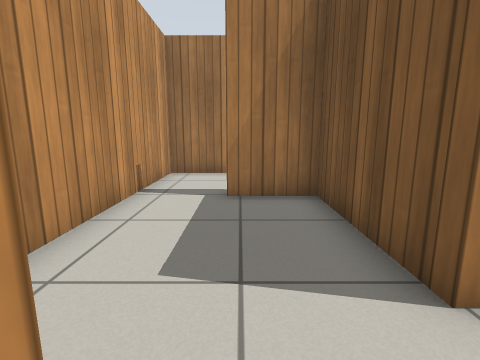
View 1 (above)

17 first-person views from a walk through a Gazebo world. The camera is 0.76 m above the floor, tilts 10° down and sees 85° across. The floor is counted in squares, 0.5 m on a side. Each view is taken from the middle of a square. On the plan, view 1 faces up. The plan holds only what a view shows up to about 14 squares ahead; the rest is blank. Simple patterns stand in for the simulator's built-in surfaces.

View 2
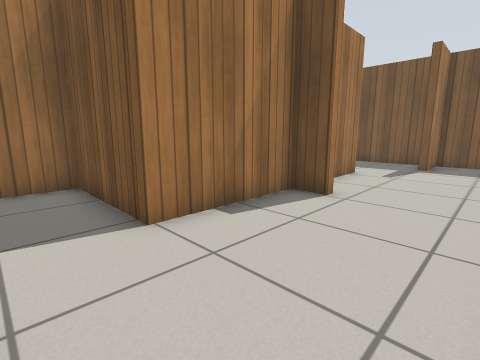

View 3
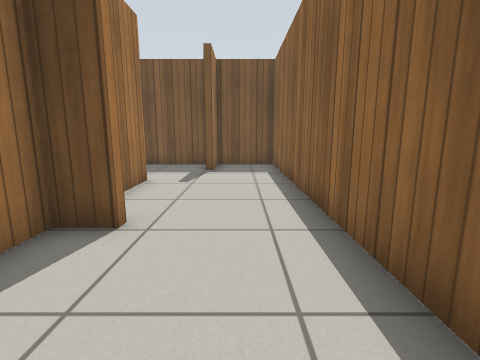

View 4
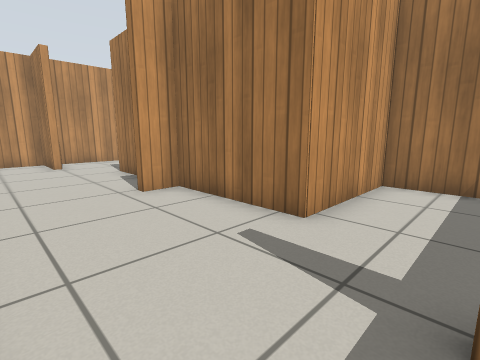

View 5
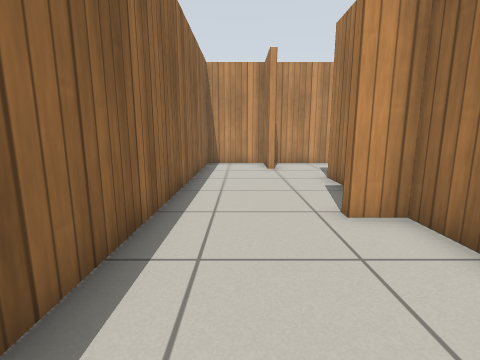

View 6
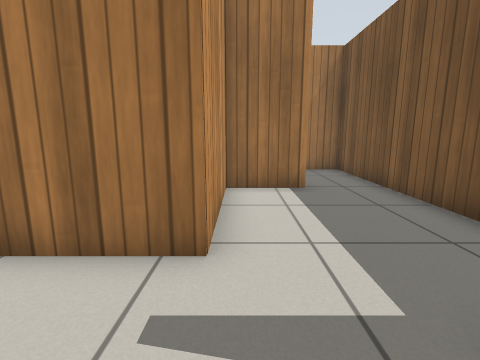

View 7
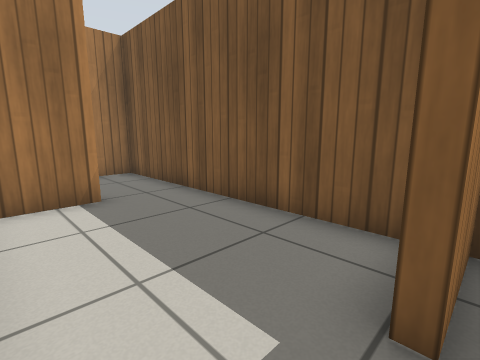

View 8
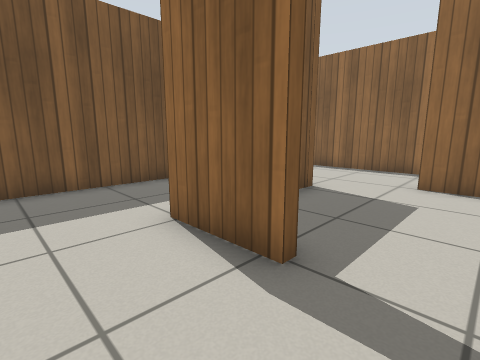

View 9
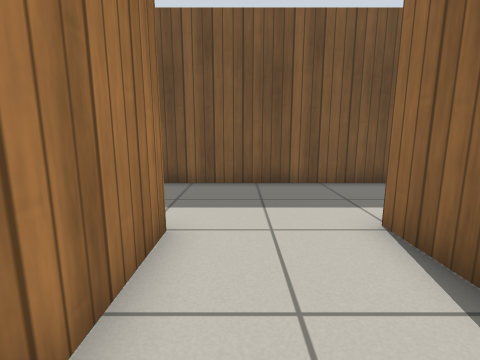

View 10
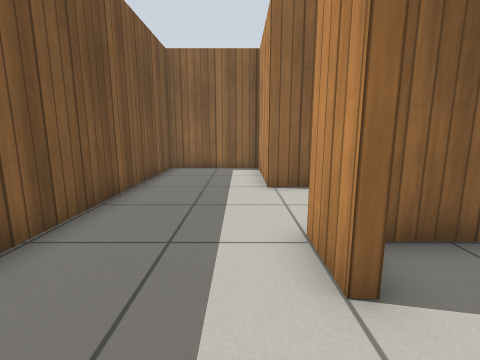

View 11
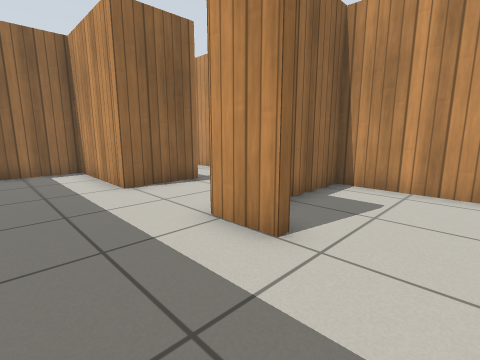

View 12
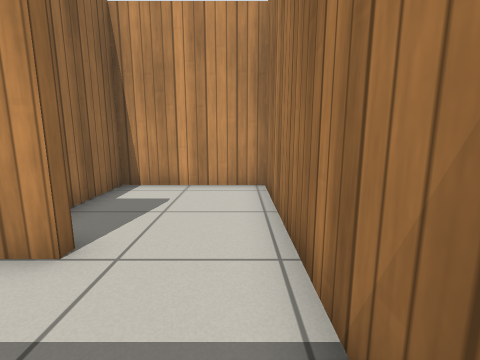

View 13
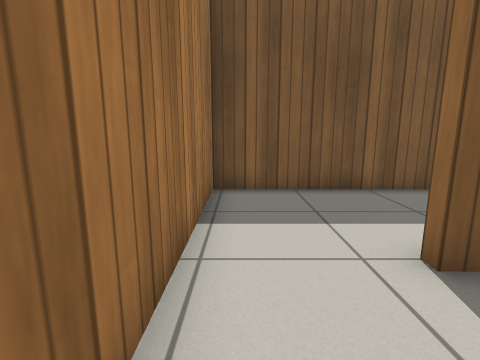

View 14
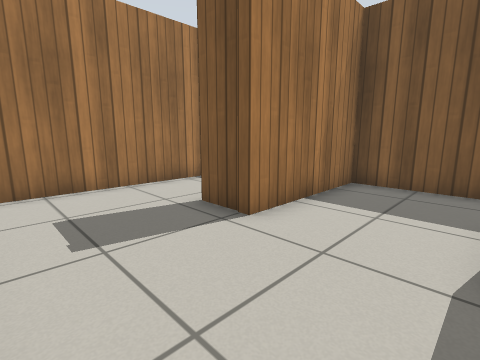

View 15
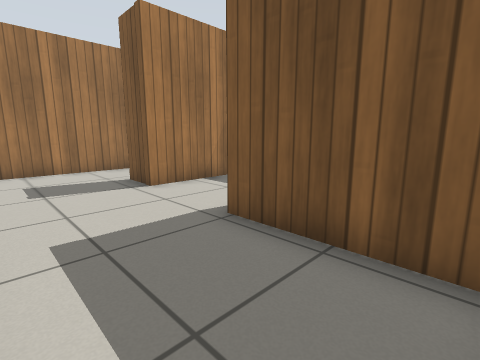

View 16
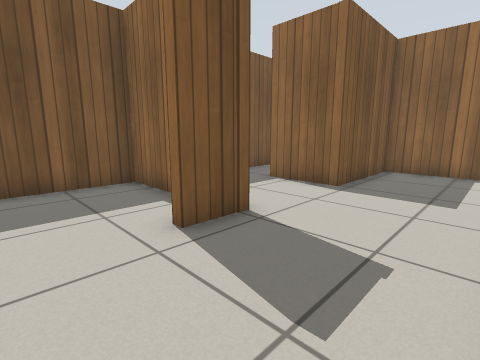

View 17
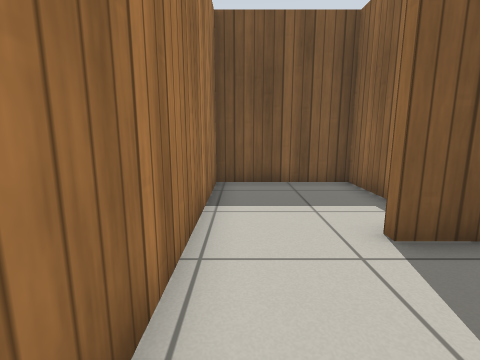

### Floor plan
Ten units are one square. View 1 is at (0, 0); x grows to the right and y downward. Boxes are objects, and circles mark ways between rooms. Rooms are numbered by the first view taken in them; rooms with no view inside come last. Other rooms are left out.
<svg viewBox="-32 -152 189 184">
<path fill="none" stroke="#000" d="M-18 -5 -5 -5 -5 -1M19 -21 19 -63 -4 -63M-27 -64 -27 -7M152 -6 152 -65M129 -63 106 -63 106 -21 64 -21 64 -10 61 -10 61 -21 19 -21M-5 -1 -27 -1 -27 27 152 27 152 -1 130 -1 130 -5M20 -102 -27 -102 -27 -64M-4 -66 22 -66 22 -24 61 -24 61 -95M17 -112 17 -118 20 -118 20 -102M61 -95 61 -147 -27 -147 -27 -105 10 -105M125 -102 105 -102 105 -118M129 -105 152 -105 152 -147 71 -147M74 -24 103 -24 103 -66 129 -66M152 -65 152 -102 125 -102"/>
<circle cx="3" cy="-10" r="3" fill="#2a7"/>
<circle cx="-15" cy="-70" r="3" fill="#2a7"/>
<circle cx="135" cy="-70" r="3" fill="#2a7"/>
<circle cx="40" cy="-105" r="3" fill="#2a7"/>
<circle cx="115" cy="-85" r="3" fill="#2a7"/>
<text x="-10" y="-30">1</text>
<text x="80" y="-10">2</text>
<text x="30" y="-70">3</text>
<text x="20" y="-120">4</text>
<text x="100" y="-100">5</text>
<text x="130" y="-80">6</text>
</svg>
Room 1 opens to room 2. Room 1 opens to room 3. Room 2 opens to room 6. Room 3 opens to room 4. Room 5 opens to room 6.

Where each view was taken, in squares from view 1:
view 1: 0 up, 0 right, facing up
view 2: 2 down, 0 right, facing up-right
view 3: 1 down, 2 right, facing right
view 4: 2 down, 13 right, facing up-left
view 5: 1 down, 11 right, facing left
view 6: 1 down, 11 right, facing up
view 7: 0 up, 11 right, facing up-right
view 8: 9 up, 2 left, facing down-right
view 9: 9 up, 2 left, facing right
view 10: 14 up, 3 right, facing down
view 11: 14 up, 5 right, facing down-left
view 12: 14 up, 5 right, facing left
view 13: 14 up, 1 left, facing right
view 14: 7 up, 7 right, facing up-right
view 15: 3 up, 7 right, facing up-right
view 16: 14 up, 7 right, facing down-right
view 17: 14 up, 7 right, facing right
